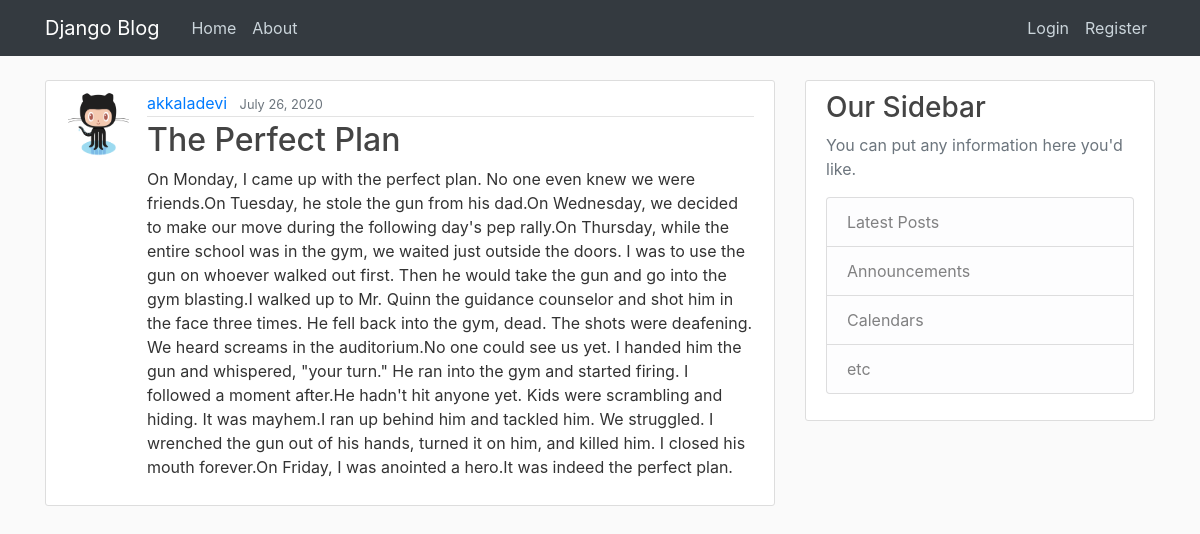
/post/11, run on the app's committed database.
### blog/models.py (models this page shows, shortened)
class Post(models.Model):
	title = models.CharField(max_length=100)
	content = models.TextField(blank=False)
	date_posted = models.DateTimeField(default=timezone.now)
	author = models.ForeignKey(User, on_delete=models.CASCADE)

### users/models.py (models this page shows, shortened)
class Profile(models.Model):
	user = models.OneToOneField(User, on_delete=models.CASCADE)
	image = models.ImageField(default='default.png', upload_to='profile_pics')

### blog/views.py (the view)
# urls.py: path('post/<int:pk>',PostDetailView.as_view(),name='post-detail'),
class PostDetailView(DetailView):
	model = Post

### blog/templates/blog/post_detail.html (shortened to what this page needs)
{% extends "blog/base.html" %}
{% block content %}
    <article class="media content-section">
      <img src="{{ object.author.profile.image.url }} " class="rounded-circle article-img">
      <div class="media-body">
        <div class="article-metadata">
          <a class="mr-2" href="{% url 'user-posts' object.author.username %}">{{ object.author }}</a>
          <small class="text-muted">{{ object.date_posted|date:"F d, Y" }}</small>
        </div>
        <h2 class="article-title" >{{ object.title }}</a></h2>
        <p class="article-content">{{ object.content }}</p>
      </div>
    </article>
{% endblock content %}

### blog/static/blog/main.css (style rules this page uses)
body { background: #fafafa; color: #333333; margin-top: 5rem; }
h1, h2, h3, h4, h5, h6 { color: #444444; }
.content-section { background: #ffffff; padding: 10px 20px; border: 1px solid #dddddd; border-radius: 3px; margin-bottom: 20px; }
.article-title { color: #444444; }
.article-content { white-space: pre-line; }
.article-img { height: 65px; width: 65px; margin-right: 16px; }
.article-metadata { padding-bottom: 1px; margin-bottom: 4px; border-bottom: 1px solid #e3e3e3 }

### data on the page
Post: author.profile.image (placeholder picture), author "akkaladevi", date_posted "July 26, 2020", title "The Perfect Plan", content "On Monday, I came up with the perfect plan. No one even knew we were friends.On Tuesday, he stole the gun from his dad.On Wednesday, we decided to make our move during the following day's pep rally.On Thursday, while the entire school was in the gym, we waited just outside the doors. I was to use the gun on whoever walked out first. Then he would take the gun and go into the gym blasting.I walked up to Mr. Quinn the guidance counselor and shot him in the face three times. He fell back into the gym, dead. The shots were deafening. We heard screams in the auditorium.No one could see us yet. I handed him the gun and whispered, \"your turn.\" He ran into the gym and started firing. I followed a…"
